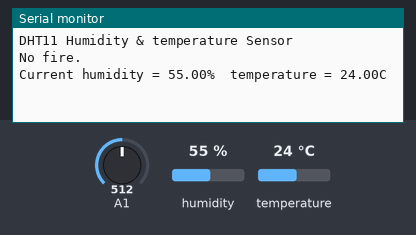
The sketch below on a simulated Arduino Uno, built with avr-gcc and run on an emulated ATmega328P. On the bench: the last lines printed to the serial monitor. Wiring (inferred from the names in the program): DHT11 sensor: data pin 4. Inputs (shaded band) come from the test bench; at power-on: A1 = 512, humidity 55 %, temperature 24 °C.

Above: at 2.7 s.
2.8 s: A1 set to 710
At 4.9 s:
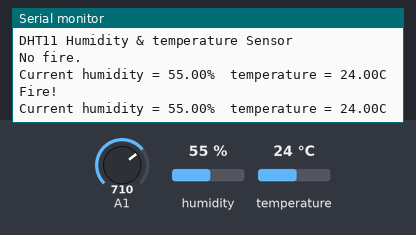
7.0 s: humidity set to 22 %
At 8.6 s:
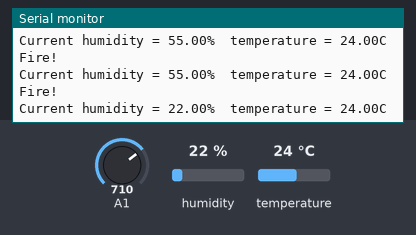
9.7 s: temperature set to 12 °C
At 9.7 s:
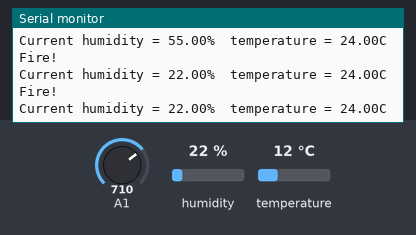
12.4 s: humidity set to 40 %
At 14.7 s:
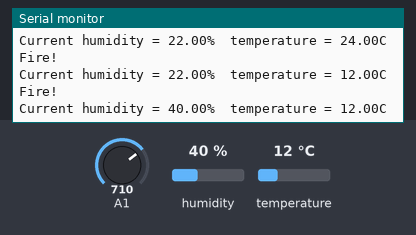
Timing chart, 0 to 16.1 s (numbered marks = the images above; inputs shaded):
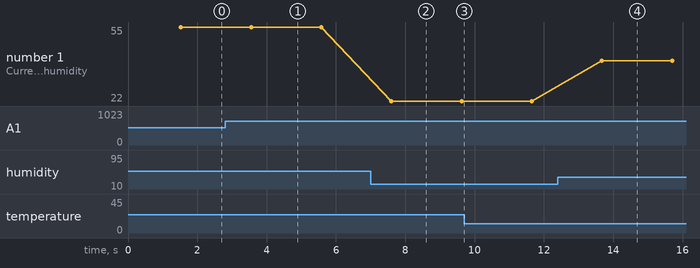

Measured:
- after the input at 2.8 s, the serial monitor: prints a new line after 0.73 s (image 1)
- after the input at 7.0 s, the serial monitor: prints a new line after 0.60 s (image 2)
- after the input at 12.4 s, the serial monitor: prints a new line after 1.3 s (image 4)
- plotted number 1: 55 → 22 after the input at 7.0 s, 22 → 40 after the input at 12.4 s

The sketch:

Sensors.ino
```cpp
#include "dht.h"
#define dht_apin 4 // Analog Pin sensor is connected to

dht DHT;

// lowest and highest sensor readings:
const int sensorMin = 0;     // sensor minimum
const int sensorMax = 1024;  // sensor maximum

void setup()
{
  Serial.begin(9600);
  delay(500);//Delay to let system boot
  Serial.println("DHT11 Humidity & temperature Sensor\n\n");
  delay(1000);//Wait before accessing Sensor
}

void loop()
{
  // read the sensor on analog A1:
  int sensorReading = analogRead(A1);

  if(sensorReading >= 700)
  {
    Serial.println("Fire!");
  }

  else
  {
      Serial.println("No fire.");
  }

  DHT.read11(dht_apin);
  Serial.print("Current humidity = ");
  Serial.print(DHT.humidity);
  Serial.print("%  ");
  Serial.print("temperature = ");
  Serial.print(DHT.temperature);
  Serial.println("C  ");

  delay(2000);  // delay between reads
}
```

dht.cpp
```cpp
//
//    FILE: dht22.cpp
// VERSION: 0.1.00
// PURPOSE: DHT22 Temperature & Humidity Sensor library for Arduino
//
// DATASHEET:
//
// HISTORY:
// 0.1.0 by Rob Tillaart (01/04/2011)
// inspired by DHT11 library
//

#include "dht.h"

#define TIMEOUT 10000

/////////////////////////////////////////////////////
//
// PUBLIC
//


// return values:
//  0 : OK
// -1 : checksum error
// -2 : timeout
int dht::read11(uint8_t pin)
{
	// READ VALUES
	int rv = read(pin);
	if (rv != 0) return rv;

	// CONVERT AND STORE
	humidity    = bits[0];  // bit[1] == 0;
	temperature = bits[2];  // bits[3] == 0;

	// TEST CHECKSUM
	uint8_t sum = bits[0] + bits[2]; // bits[1] && bits[3] both 0
	if (bits[4] != sum) return -1;

	return 0;
}

// return values:
//  0 : OK
// -1 : checksum error
// -2 : timeout
int dht::read22(uint8_t pin)
{
	// READ VALUES
	int rv = read(pin);
	if (rv != 0) return rv;

	// CONVERT AND STORE
	humidity    = word(bits[0], bits[1]) * 0.1;

	int sign = 1;
	if (bits[2] & 0x80) // negative temperature
	{
		bits[2] = bits[2] & 0x7F;
		sign = -1;
	}
	temperature = sign * word(bits[2], bits[3]) * 0.1;


	// TEST CHECKSUM
	uint8_t sum = bits[0] + bits[1] + bits[2] + bits[3];
	if (bits[4] != sum) return -1;

	return 0;
}

/////////////////////////////////////////////////////
//
// PRIVATE
//

// return values:
//  0 : OK
// -2 : timeout
int dht::read(uint8_t pin)
{
	// INIT BUFFERVAR TO RECEIVE DATA
	uint8_t cnt = 7;
	uint8_t idx = 0;

	// EMPTY BUFFER
	for (int i=0; i< 5; i++) bits[i] = 0;

	// REQUEST SAMPLE
	pinMode(pin, OUTPUT);
	digitalWrite(pin, LOW);
	delay(20);
	digitalWrite(pin, HIGH);
	delayMicroseconds(40);
	pinMode(pin, INPUT);

	// GET ACKNOWLEDGE or TIMEOUT
	unsigned int loopCnt = TIMEOUT;
	while(digitalRead(pin) == LOW)
		if (loopCnt-- == 0) return -2;

	loopCnt = TIMEOUT;
	while(digitalRead(pin) == HIGH)
		if (loopCnt-- == 0) return -2;

	// READ THE OUTPUT - 40 BITS => 5 BYTES
	for (int i=0; i<40; i++)
	{
		loopCnt = TIMEOUT;
		while(digitalRead(pin) == LOW)
			if (loopCnt-- == 0) return -2;

		unsigned long t = micros();

		loopCnt = TIMEOUT;
		while(digitalRead(pin) == HIGH)
			if (loopCnt-- == 0) return -2;

		if ((micros() - t) > 40) bits[idx] |= (1 << cnt);
		if (cnt == 0)   // next byte?
		{
			cnt = 7;
			idx++;
		}
		else cnt--;
	}

	return 0;
}
//
// END OF FILE
//
```

dht.h
```cpp
//
//    FILE: dht.h
// VERSION: 0.1.00
// PURPOSE: DHT Temperature & Humidity Sensor library for Arduino
//
//     URL: http://arduino.cc/playground/Main/DHTLib
//
// HISTORY:
// see dht.cpp file
//

#ifndef dht_h
#define dht_h

#if ARDUINO >= 100
 #include "Arduino.h"
#else
 #include "WProgram.h"
#endif

#define DHT_LIB_VERSION "0.1.00"

class dht
{
public:
	int read11(uint8_t pin);
    int read22(uint8_t pin);
	double humidity;
	double temperature;

private:
	uint8_t bits[5];  // buffer to receive data
	int read(uint8_t pin);
};
#endif
//
// END OF FILE
//
```
